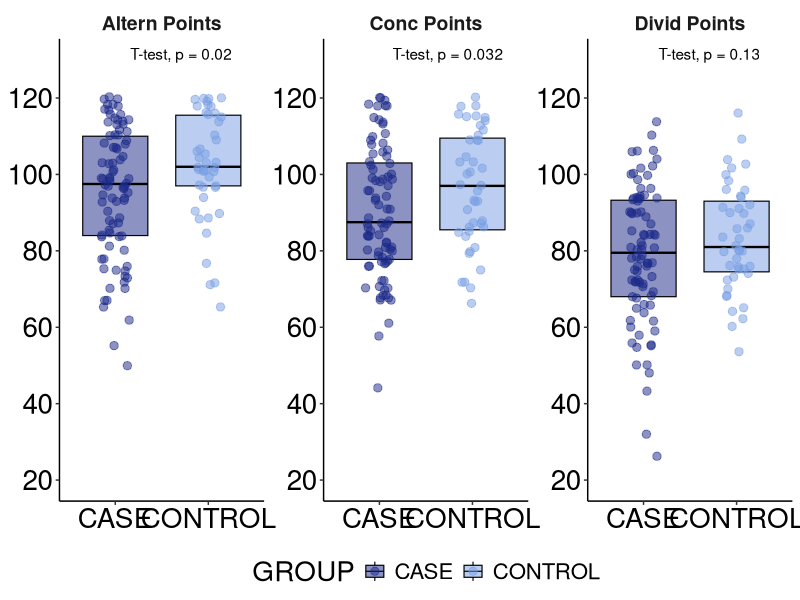
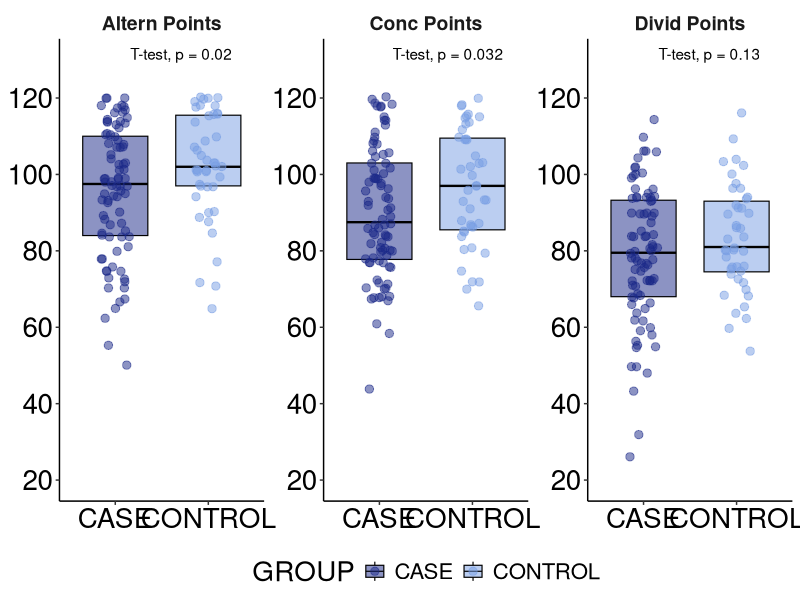

These charts were generated, in order, by the following R code:
## ---- chunk 1

knitr::opts_chunk$set(
  message=FALSE, 
  warning=FALSE,
  fig.cap= "Testes Neurocognitivos")


install.packages("ggtext")

library(dplyr)
library(ggplot2)
library(readxl)
library(tidyr)
library(ggpubr)
library(ggtext)


getwd()

list.files()

data <- readxl::read_excel("DADOS_BRUTOS_COVID_LONGA_PREENCHENDO.xlsx")

data


#######################################    BOX PLOT-Test.T  #############################################

p1 <- data %>%  select(GROUP , BPA_CONC_POINTS,BPA_DIVID_POINTS, BPA_ALTERN_POINTS )

p1 <- data %>% 
  select(GROUP, BPA_CONC_POINTS, BPA_DIVID_POINTS, BPA_ALTERN_POINTS)


     # Reorganizar os dados para o formato 'long' usando a função pivot_longer() do pacote tidyr

p1_long <- tidyr::pivot_longer(p1, cols = -GROUP, names_to = "Variable", values_to = "Value")


                                    #Gráfico facetado

plot1 <- ggplot(p1_long, aes(x = GROUP, y = Value, fill = GROUP)) + 
  
  geom_boxplot(outlier.shape = NA, alpha = 0.5, width = 0.7, coef = 0, lwd = 0.4, color = "black") +
  geom_jitter(aes(color = GROUP), size = 2.5, width = 0.15, alpha = 0.5) +
  
  labs(x = NULL, y = NULL) + 
  
  scale_fill_manual(values = c("#1a2887", "#799de4")) +  
  scale_color_manual(values = c("#1a2887", "#799de4")) +
  
  facet_wrap(~ Variable, scales = "free_y", 
             labeller = labeller(Variable = 
                                   c(BPA_CONC_POINTS = "Conc Points",
                                     BPA_DIVID_POINTS = "Divid Points",
                                     BPA_ALTERN_POINTS = "Altern Points"))) +
  
  scale_y_continuous(limits = c(20, 130), breaks = seq(20, 120, by = 20)) +
  
  theme(axis.text = element_text(size = 20, color = "black"),
        axis.title = element_text(size = 25, color = "black"),
        panel.background = element_rect(fill = "white"),
        axis.line = element_line(color = "black"),
        plot.title = element_text(size = 20,  face = "bold"),
        text = element_text(size = 20),
        legend.position = "bottom",
        strip.background = element_blank(),
        strip.text = element_text(size = 14,  face = "bold"))


                            #  Test-T

plot1 <- plot1 + stat_compare_means(method = "t.test", label.x = 1.38)

plot1

ggsave("bxplot_BPAs.pdf", plot = plot1, width = 13, height = 10)
